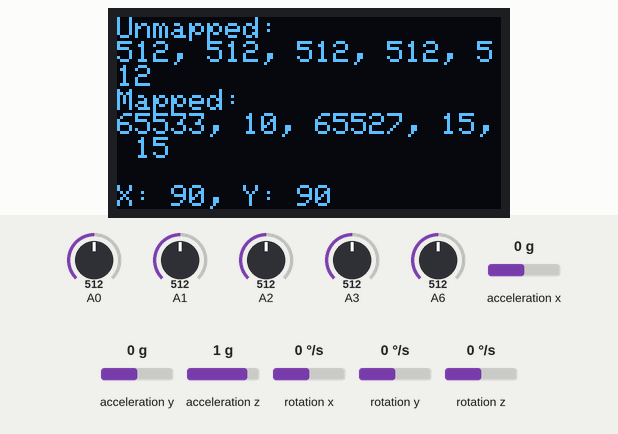
Recording of a program running on a simulated Arduino Nano, built with avr-gcc and run on an emulated ATmega328P. On the bench: 128×64 one-colour display. The inputs (shaded band) are chosen by the test bench; at power-on: acceleration x 0 g, A0 = 512, A2 = 512, A1 = 512, A3 = 512, A6 = 512, acceleration y 0 g, acceleration z 1 g, rotation x 0 °/s, rotation y 0 °/s, rotation z 0 °/s. No radio packets arrive unless stated; what the program prints to the serial monitor is not drawn.

Above: at 1.2 s.
1.3 s: acceleration x set to -0.8 g
At 1.9 s:
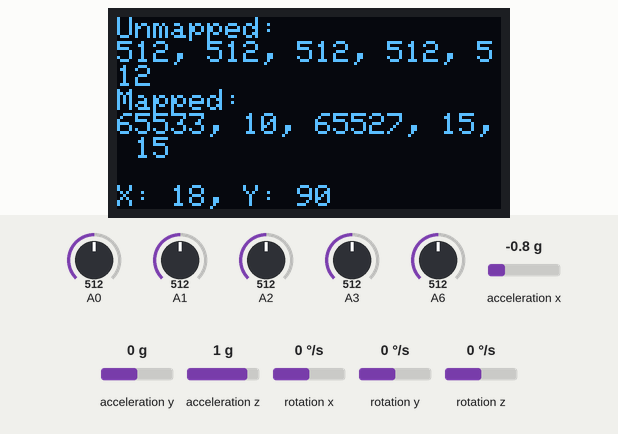
2.8 s: A0 set to 716
At 4.0 s:
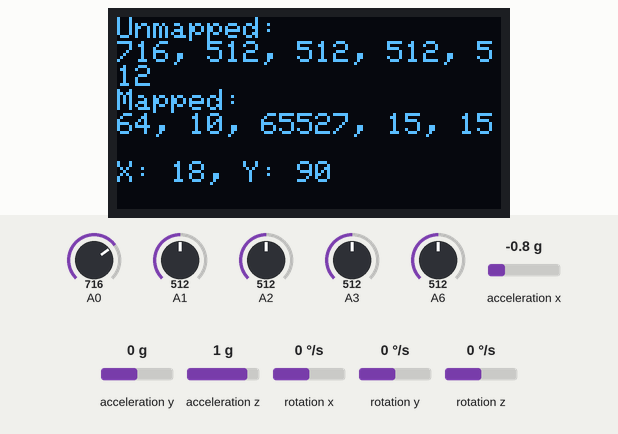
4.3 s: A2 set to 992
At 4.7 s:
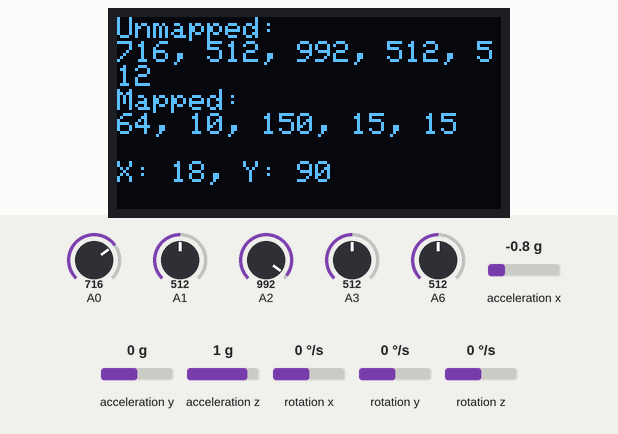
5.8 s: A1 set to 716
At 6.1 s:
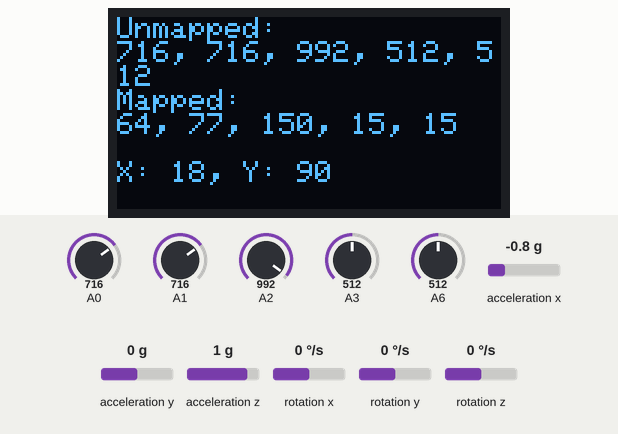
7.3 s: A3 set to 716
At 8.5 s:
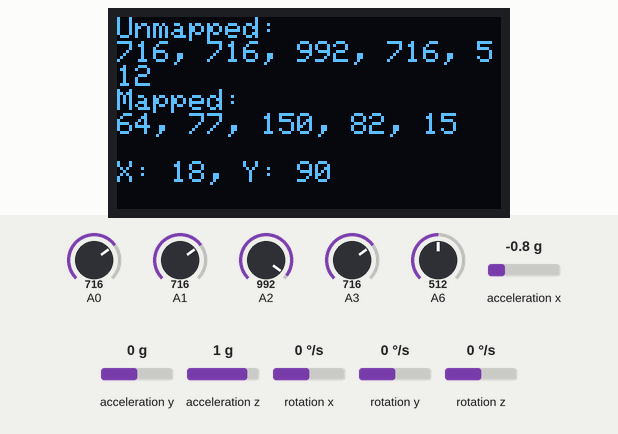
8.8 s: A6 set to 716
At 10.1 s:
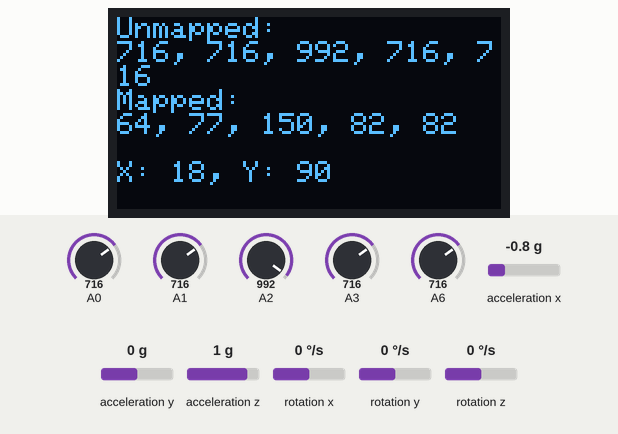
Timing chart, 0 to 11.3 s (numbered marks = the images above; inputs shaded):
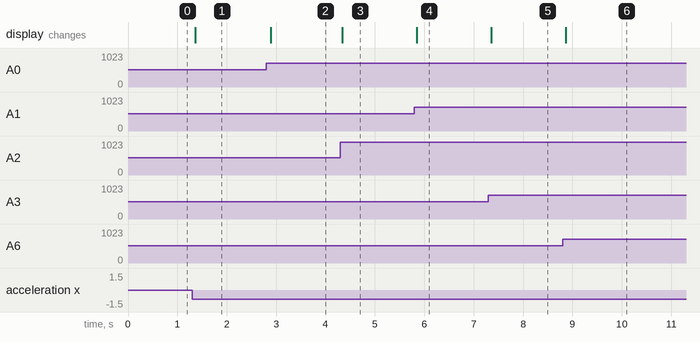

The program:

main.cpp
```cpp
// Right hand device - TX2
#include <RF24.h>
#include <Adafruit_SSD1306.h>
#include <MPU6050_light.h>


// role of transmitter (node number)
#define role 1
#define DELAY 20 // 20 ms delay

// data transfer array
uint16_t values[5];

// instantiate an object for the nRF24L01 transceiver
RF24 radio(7, 8); // using pin 7 for the CE pin, and pin 8 for the CSN pin

#define SCREEN_WIDTH 128
#define SCREEN_HEIGHT 64
#define OLED_RESET -1
#define SCREEN_ADDRESS 0x3C ///< See datasheet for Address; 0x3D for 128x64, 0x3C for 128x32
Adafruit_SSD1306 display(SCREEN_WIDTH, SCREEN_HEIGHT, &Wire, OLED_RESET);

// instatiate the accelerometer
// Adafruit_MPU6050 mpu;
MPU6050 mpu(Wire);

// For this example, we'll be using 6 addresses; 1 for each TX node
// It is very helpful to think of an address as a path instead of as
// an identifying device destination
// Notice that the last byte is the only byte that changes in the last 5
// addresses. This is a limitation of the nRF24L01 transceiver for pipes 2-5
// because they use the same first 4 bytes from pipe 1.
uint64_t address[6] =
{
  0x7878787878LL,
  0xB3B4B5B6F1LL,
};

struct PayloadStruct
{
  uint8_t nodeID;
  uint8_t val1;
  uint8_t val2;
  uint8_t val3;
  uint8_t val4;
  uint8_t val5;
};
PayloadStruct payload;

void serialPrintUnmapped();
void displaySensors();

/*************************************** SETUP *****************************************/

void setup()
{
  Serial.begin(115200);

  // initialize the transceiver on the SPI bus
  if (!radio.begin()) {
    Serial.println(F("radio flop"));
    while (1) {} // hold in infinite loop
  }
  // Set the PA Level low to try preventing power supply related problems
  // because these examples are likely run with nodes in close proximity of
  // each other.
  radio.setPALevel(RF24_PA_LOW); // RF24_PA_MAX is default.
  // save on transmission time by setting the radio to only transmit the
  // number of bytes we need to transmit a float
  radio.setPayloadSize(sizeof(payload)); // 2x int datatype occupy 8 bytes
  // Set the address on pipe 0 to the RX node.
  radio.stopListening(); // put radio in TX mode
  radio.openWritingPipe(address[role]);
  // ****** Change this to not retry?????????
  // According to the datasheet, the auto-retry features's delay value should
  // be "skewed" to allow the RX node to receive 1 transmission at a time.
  // So, use varying delay between retry attempts and 15 (at most) retry attempts
  radio.setRetries(((role * 3) % 12) + 3, 0); // maximum value is 15 for both args (2 retries)

  // SSD1306_SWITCHCAPVCC = generate display voltage from 3.3V internally
  if(!display.begin(SSD1306_SWITCHCAPVCC, SCREEN_ADDRESS)) {
    Serial.println(F("SSD1306 flop"));
    while (1) {} // hold in infinite loop
  }

  // initialize the MP6050
  Wire.begin();
  byte status = mpu.begin();
  Serial.print(F("MPU6050 status: "));
  Serial.println(status);
  while(status!=0){ } // stop everything if could not connect to MPU6050

  // setup OLED display
  display.clearDisplay();
  display.setRotation(2);
  display.setTextSize(1);
  display.setTextColor(SSD1306_WHITE);

  // set the payload's nodeID & reset the payload's identifying number
  payload.nodeID = role;
  payload.val1 = 0;

}

/*************************************** LOOP *****************************************/

void loop()
{
  // Reading flex sensors no loop because specific values 6 and 7
  values[0] = analogRead(0);
  values[1] = analogRead(1);
  values[2] = analogRead(2);
  values[3] = analogRead(3);
  values[4] = analogRead(6);

  // display values on OLED
  display.clearDisplay();
  display.setCursor(0,0);
  display.println(F("Unmapped:"));
  display.print(values[0]);
  display.print(F(", "));
  display.print(values[1]);
  display.print(F(", "));
  display.print(values[2]);
  display.print(F(", "));
  display.print(values[3]);
  display.print(F(", "));
  display.print(values[4]);

  /* Map all values to 0 to 180 servo range
  Each flex sensor needs a specific mapping function because
  they have different resistances */
  values[0] = map(values[0], 700, 1000, 80, 180) - 21;
  values[1] = map(values[1], 700, 1000, 80, 180) - 8;
  values[2] = map(values[2], 700, 1000, 80, 180) - 27;
  values[3] = map(values[3], 700, 1000, 80, 180) - 3;
  values[4] = map(values[4], 700, 1000, 80, 180) - 3;

  display.println();
  display.println(F("Mapped:"));
  display.print(values[0]);
  display.print(F(", "));
  display.print(values[1]);
  display.print(F(", "));
  display.print(values[2]);
  display.print(F(", "));
  display.print(values[3]);
  display.print(F(", "));
  display.println(values[4]);

  // update the MPU and print to display
  mpu.update();
  uint8_t accX = (uint8_t) (mpu.getAccX() * 90) + 90;
  uint8_t accY = (uint8_t) (mpu.getAccY() * 90) + 90;
  display.println();
  display.print(F("X: ")); display.print(accX);
  display.print(F(", Y: ")); display.print(accY);

  display.display();

  payload.val1 = lowByte(values[0]);
  payload.val2 = lowByte(values[1]);
  payload.val3 = lowByte(values[2]);
  payload.val4 = lowByte(values[3]);
  payload.val5 = lowByte(values[4]);

  // This device is a TX node
  unsigned long start_timer = micros();                 // start the timer
  bool report = radio.write(&payload, sizeof(payload)); // transmit & save the report
  unsigned long end_timer = micros();                   // end the timer

  if (report)
  {
    // payload was delivered
    Serial.print(F("Transmission of payloadID "));
    Serial.print(payload.val1); // print payloadID
    Serial.print(F(" as node "));
    Serial.print(payload.nodeID); // print nodeID
    Serial.print(F(" successful!"));
    Serial.print(F(" Time to transmit: "));
    Serial.print(end_timer - start_timer); // print the timer result
    Serial.println(F(" us"));
  }
  else
  {
    Serial.println(F("Transmission failed or timed out")); // payload was not delivered
  }

  // to make this example readable in the serial monitor
  delay(DELAY); // slow transmissions down by 1 second

} // loop

/*************************************** FUNCTIONS *****************************************/
```

Measured:
- after the input at 1.3 s, the display: changes after 0.06 s (image 1)
- after the input at 2.8 s, the display: changes after 0.09 s (image 2)
- after the input at 4.3 s, the display: changes at once (image 3)
- after the input at 5.8 s, the display: changes after 0.05 s (image 4)
- after the input at 7.3 s, the display: changes after 0.06 s (image 5)
- after the input at 8.8 s, the display: changes after 0.06 s (image 6)
